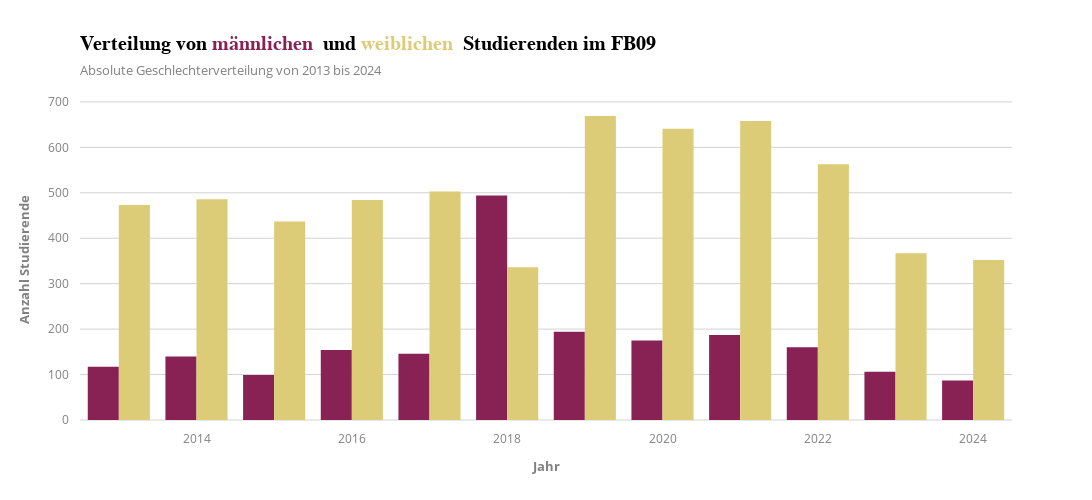

This figure's notebook cell:
### Code cell
# Define year range and counts
years = list(range(2013, 2025, 1))
men_counts = df["Männer"]
women_counts = df["Frauen"]

# Define colors
color1 = px.colors.qualitative.Safe[8]  # Männer
color2 = px.colors.qualitative.Safe[2]  # Frauen

# Layout configuration
layout = go.Layout(
    xaxis=dict(title="Jahr"),
    yaxis=dict(title="Anzahl Studierende"),
    barmode="group",
    width=1400,
    height=500,
    template="infoviz",
    title=(
        f"<b>Verteilung von </b><span style='color:{color1};'>männlichen</span> "
        f"<b> und </b><span style='color:{color2};'>weiblichen</span> <b> Studierenden im FB09"
    ),
    showlegend=False
)

# Define bar chart data
data = [
    go.Bar(
        x=years,
        y=men_counts,
        name="Männer",
        marker=dict(color=color1)
    ),
    go.Bar(
        x=years,
        y=women_counts,
        name="Frauen",
        marker=dict(color=color2)
    )
]

# Create and show figure
fig = go.Figure(data=data, layout=layout)
fig.show()
fig.write_image("Plots/pdf/gender2.pdf")

### Figure 1 — Plotly figure (JSON) as saved in the notebook; plotly's stock layout.template omitted (floating-point values rounded to 4 significant figures)
{"data": [{"marker": {"color": "rgb(136, 34, 85)"}, "name": "Männer", "type": "bar", "x": [2013, 2014, 2015, 2016, 2017, 2018, 2019, 2020, 2021, 2022, 2023, 2024], "y": [117, 140, 99, 154, 146, 494, 194, 175, 187, 160, 106, 87]}, {"marker": {"color": "rgb(221, 204, 119)"}, "name": "Frauen", "type": "bar", "x": [2013, 2014, 2015, 2016, 2017, 2018, 2019, 2020, 2021, 2022, 2023, 2024], "y": [473, 486, 437, 484, 503, 336, 669, 641, 658, 563, 367, 352]}], "layout": {"barmode": "group", "height": 500, "showlegend": false, "title": {"text": "<b>Verteilung von </b><span style='color:rgb(136, 34, 85);'>männlichen</span> <b> und </b><span style='color:rgb(221, 204, 119);'>weiblichen</span> <b> Studierenden im FB09"}, "width": 1400, "xaxis": {"title": {"text": "Jahr"}}, "yaxis": {"title": {"text": "Anzahl Studierende"}}}}
